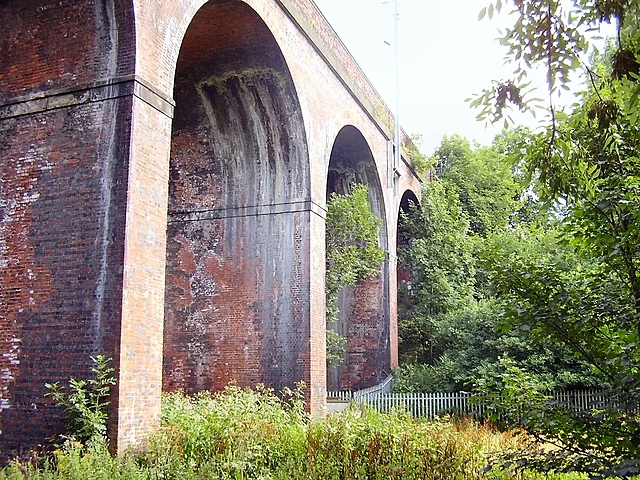
#> input picture img_processer/img.jpg, 640 x 480 px
$ python img.py
#> lines starting #> are read from the running program, lines starting #| are printed output that depends on the picture
from PIL import Image
from PIL import ImageDraw
from generate_path_01 import res


def open_image(images_iter):
    for i in images_iter:
        print(i)
        try:
            img = Image.open(i)
            img.show()  # opens an image
            print(img.format, img.size, img.mode)
        except OSError:
            pass

# open_image(res)

# drawing a rectangle on the picture
img = Image.open("img.jpg")
#> img is the input picture: PIL image 640x480 RGB; mean R, G, B 137.2, 132.8, 116.5
img_copy = img

# for visualization purposes displays the marked region of the image like below
# .show() opens a copy of the image -> demonstration purpose
# entering coordinates as such and using them as a parameter
# drawing should be done on a copy of the image!
coord_dict = list()
coord_dict.append([0, 0, 200, 200])
img_draw = ImageDraw.ImageDraw(img).rectangle(coord_dict[0], outline="red", width=2)
img.show()
# copying a subrectangle from the image
box = (0, 0, 200, 200)  # image dimensions should not exceed the subrectangle!
region = img_copy.crop(box)
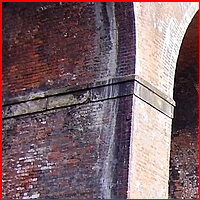
#> region: PIL image 200x200 RGB; mean R, G, B 125.9, 99.9, 105.9
region = region.convert("L")
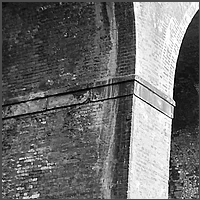
#> region: PIL image 200x200 L; min 0, max 255, mean 108.3
# region = region.transpose(Image.ROTATE_180)
img_copy.paste(region, box)
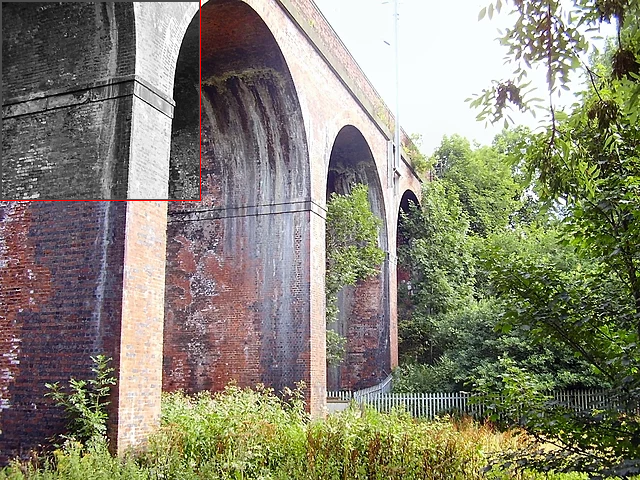
#> img_copy: PIL image 640x480 RGB; mean R, G, B 135.7, 133.4, 116.4
img_copy.show()

box_crop = (0, 0, 640, 335) # what to do with odd values?
#> (the run stopped early here; a loop or call above may not have finished)
